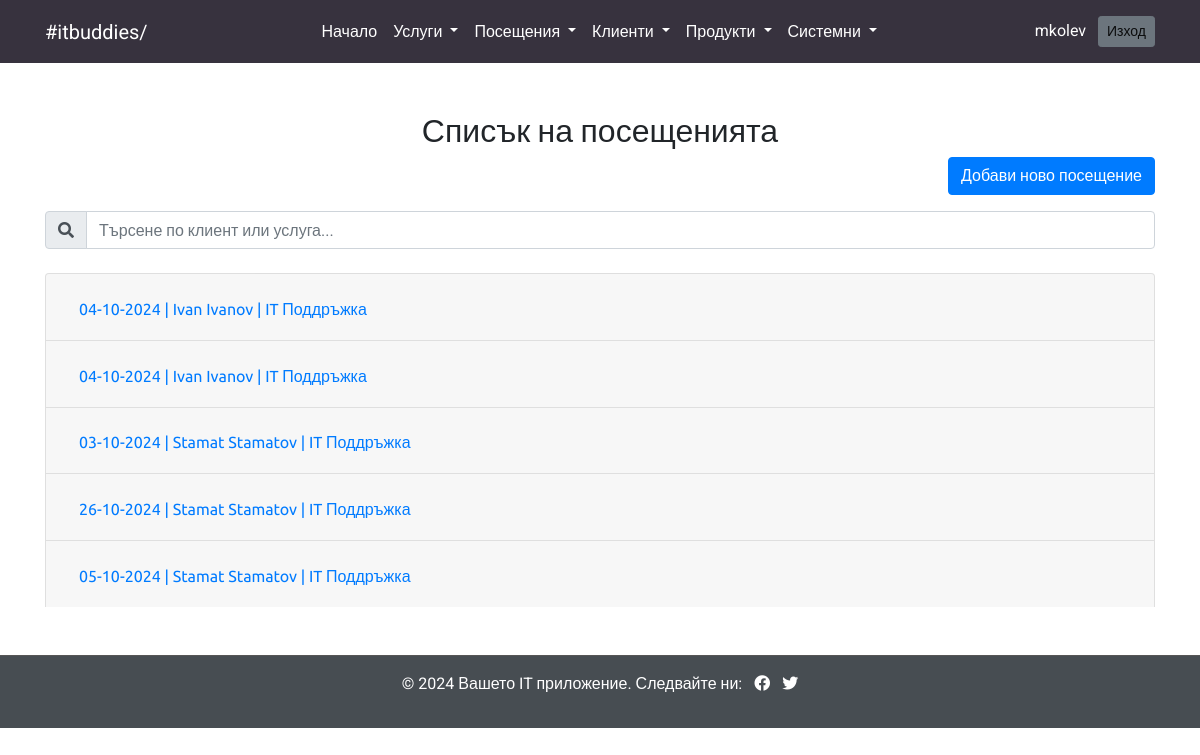
Page /visits/list (signed in) on the earlier database version.
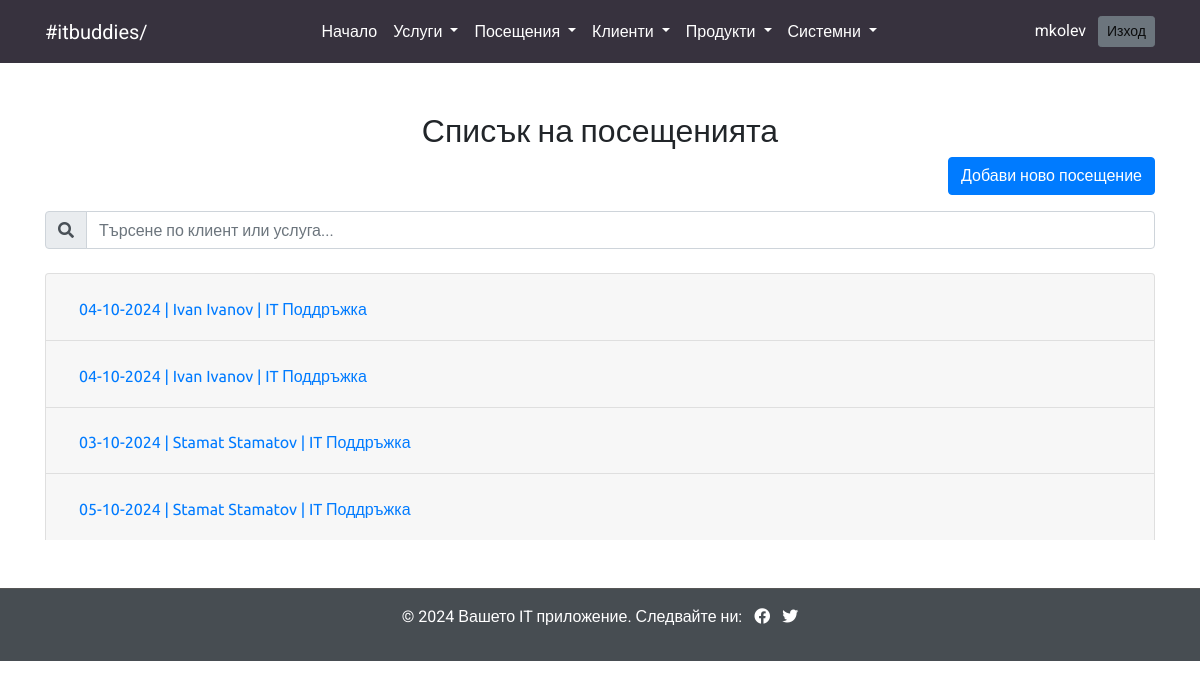
Same page on the later database version.
### models.py (models this page shows)
class Visit(db.Model):
    id = db.Column(db.Integer, primary_key=True)
    client_id = db.Column(db.Integer, db.ForeignKey('client.id'), nullable=False)  # Външна връзка към клиента
    service_id = db.Column(db.Integer, db.ForeignKey('service.id'), nullable=False)
    duration = db.Column(db.Float, nullable=False)  # Продължителност в часове
    notes = db.Column(db.String(200), nullable=True)
    visit_date = db.Column(db.DateTime, default=datetime.utcnow)  # Дата на посещението
    employee_id = db.Column(db.Integer, db.ForeignKey('employee.id'), nullable=False)  # Свързване с модела за служители
    employee = db.relationship('Employee', backref='visits')  # Релация
    service = db.relationship('Service', backref='visits')  # Връзка към Service

class Client(db.Model):
    id = db.Column(db.Integer, primary_key=True)
    name = db.Column(db.String(100), nullable=False)
    email = db.Column(db.String(100), nullable=True)  # Опционално поле за имейл
    phone = db.Column(db.String(15), nullable=True)  # Опционално поле за телефон
    visits = db.relationship('Visit', backref='client', lazy=True)  # Връзка към Visit

class Service(db.Model):
    id = db.Column(db.Integer, primary_key=True)
    name = db.Column(db.String(100), nullable=False)
    description = db.Column(db.String(200), nullable=True)
    price = db.Column(db.Float, nullable=False)

### routes/visits.py (the view)
@visits_bp.route('/list')
@login_required
def list_visits():
    visits = Visit.query.all()
    total_amount = 0
    for visit in visits:
        print(f"Visit ID: {visit.id}, Client ID: {visit.client_id}, Service ID: {visit.service_id}, Duration: {visit.duration}, Service Price: {visit.service.price}")
        if visit.service.price is not None and visit.duration is not None:
            visit_total = visit.duration * visit.service.price
            total_amount += visit_total  # Събиране на таксите
            print(f"Visit Total: {visit_total}")  # Печата на индивидуалната такса
    print(f"Total Amount: {total_amount}")
    return render_template('list_visits.html', visits=visits, total_amount=total_amount)

### app.py (called while the page is built)
@login_manager.user_loader
def load_user(user_id):
    return User.query.get(int(user_id))

### templates/list_visits.html (shortened to what this page needs)
{% include 'header.html' %}
{% include 'navbar.html' %}
<main class="container my-5">
    <h2 class="text-center">Списък на посещенията</h2>
    <div class="text-right mb-3">
        <a href="{{ url_for('visits.add_visit') }}" class="btn btn-primary">Добави ново посещение</a>
    </div>
    <div class="mb-4">
        <div class="input-group">
            <div class="input-group-prepend">
                <span class="input-group-text"><i class="fas fa-search"></i></span>
            </div>
            <input type="text" id="filter" class="form-control" placeholder="Търсене по клиент или услуга..." onkeyup="filterTable()">
        </div>
    </div>
    {% if visits %}
    <div class="accordion" id="visitAccordion">
        {% for visit in visits %}
        <div class="card">
            <div class="card-header" id="heading{{ visit.id }}">
                <h2 class="mb-0">
                    <button class="btn btn-link collapsed" type="button" data-toggle="collapse" data-target="#collapse{{ visit.id }}" aria-expanded="false" aria-controls="collapse{{ visit.id }}">
                        <span class="service-date">{{ visit.visit_date.strftime('%d-%m-%Y') }}</span> | <span class="client-name">{{ visit.client.name }}</span> | <span class="service-name">{{ visit.service.name }}</span>
                    </button>
                </h2>
            </div>
        </div>
        {% endfor %}
    </div>
    {% else %}
    <div class="alert alert-warning text-center" role="alert">
        Няма налични посещения.
    </div>
    {% endif %}
</main>
{% include 'footer.html' %}

Differences in the rows shown:
removed Visit: visit_date "26-10-2024", client.name "Stamat Stamatov", service.name "IT Поддръжка"
